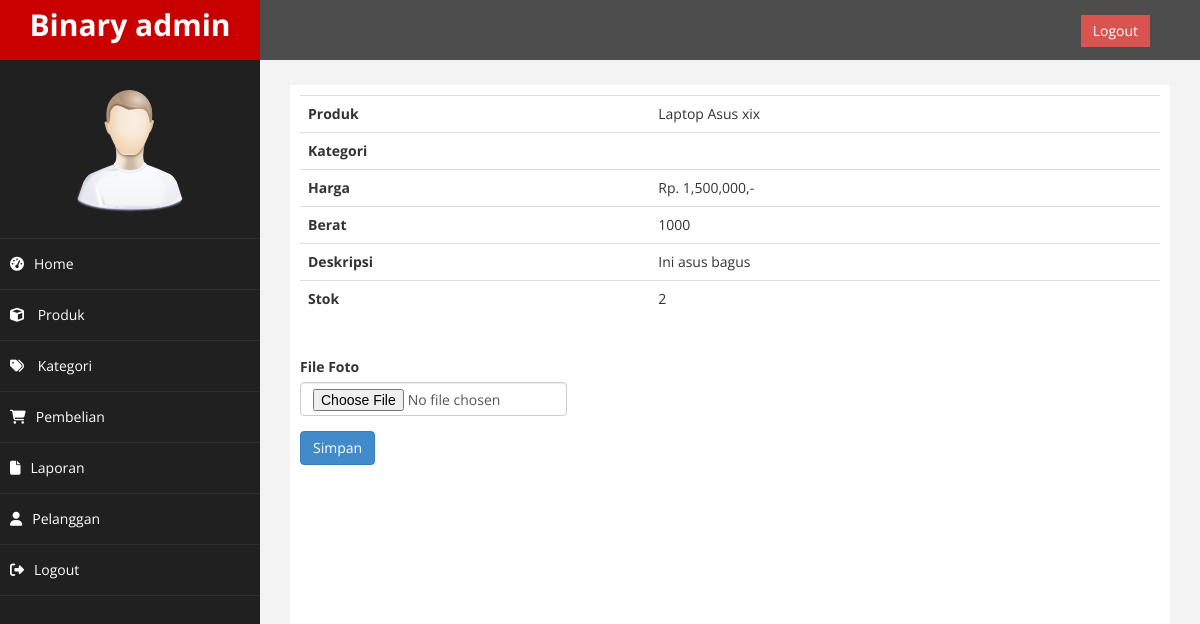
/admin/index.php?halaman=detailproduk&id=1 (signed in), run on the app's committed database.
### tables this page shows
CREATE TABLE `produk` (
  `id_produk` int(11) NOT NULL,
  `id_kategori` int(5) NOT NULL,
  `nama_produk` varchar(100) NOT NULL,
  `harga_produk` int(11) NOT NULL,
  `berat_produk` int(11) NOT NULL,
  `foto_produk` varchar(100) NOT NULL,
  `deskripsi_produk` text NOT NULL,
  `stok_produk` int(5) NOT NULL
);

### admin/detailproduk.php (the view, shortened to what this page needs)
<?php
$id_produk = $_GET['id'];
$ambil = $koneksi->query("SELECT * FROM produk LEFT JOIN kategori ON produk.id_kategori=kategori.id_kategori WHERE id_produk='$id_produk'");
$detailproduk = $ambil->fetch_assoc();
?>
<table class="table">
  <tr>
    <th>Produk</th>
    <td><?= $detailproduk['nama_produk']; ?></td>
  </tr>
  <tr>
    <th>Kategori</th>
    <td><?= $detailproduk['nama_kategori']; ?></td>
  </tr>
  <tr>
    <th>Harga</th>
    <td>Rp. <?= number_format($detailproduk['harga_produk']) ?>,-</td>
  </tr>
  <tr>
    <th>Berat</th>
    <td><?= $detailproduk['berat_produk']; ?></td>
  </tr>
  <tr>
    <th>Deskripsi</th>
    <td><?= $detailproduk['deskripsi_produk']; ?></td>
  </tr>
  <tr>
    <th>Stok</th>
    <td><?= $detailproduk['stok_produk']; ?></td>
  </tr>
</table>
<br>
<div class="row">
  <div class="col-md-4">
    <form method="post" enctype="multipart/form-data">
      <div class="form-group">
        <label for="">File Foto</label>
        <input type="file" name="produk_foto" class="form-control" required>
      </div>
      <button class="btn btn-primary" name="simpan" value="simpan">Simpan</button>
    </form>
  </div>
</div>

### admin/assets/css/custom.css (style rules this page uses)
body { font-family: 'Open Sans', sans-serif; }

### data on the page
produk: nama_produk "Laptop Asus xix", harga_produk "1,500,000", berat_produk "1000", deskripsi_produk "Ini asus bagus", stok_produk "2"
